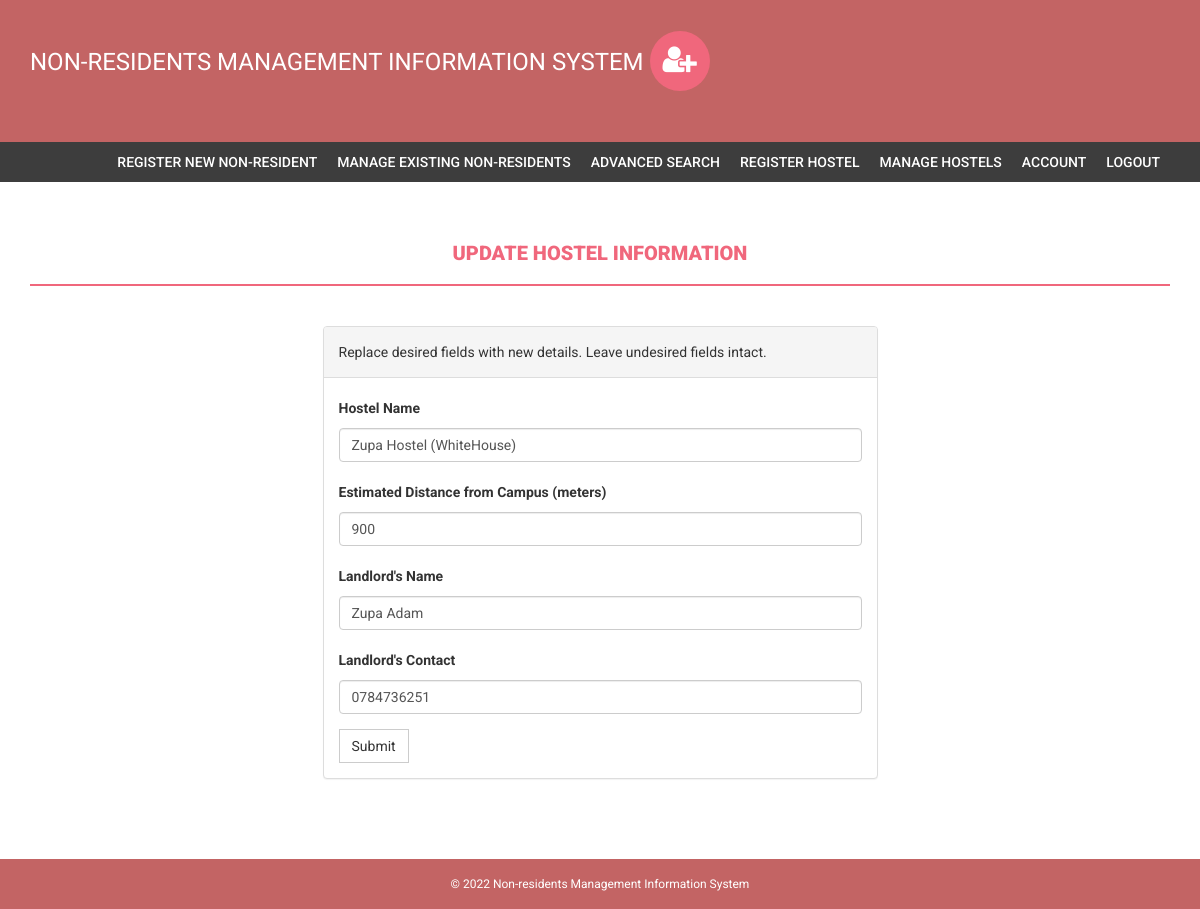
Screenshot of /entrant/edit-hostel.php?id=1 (signed in) with the database file from the repository.
### tables this page shows
CREATE TABLE `hostels` (
  `id` int(11) NOT NULL,
  `hostel` varchar(150) NOT NULL,
  `EstimatedDistance` int(15) NOT NULL,
  `landlord` varchar(150) NOT NULL,
  `Tel` varchar(15) NOT NULL
);

### entrant/edit-hostel.php (the view, shortened to what this page needs)
<?php
if(strlen($_SESSION['alogin'])==0)
{
header('location:index.php');
}
else{
$uid = $_GET['id'];
?>
<!DOCTYPE html>
<html xmlns="http://www.w3.org/1999/xhtml">
<head>
<link href="assets/css/bootstrap.css" rel="stylesheet" />
<link href="assets/css/font-awesome.css" rel="stylesheet" />
<link href="assets/css/style.css" rel="stylesheet" />
</head>
<body>
<?php include('includes/header.php');?>
<?php if($_SESSION['alogin']!="")
{
include('includes/menubar.php');
}
?>
<div class="content-wrapper">
<div class="container">
<div class="row">
<div class="col-md-12">
<h1 class="page-head-line">Update Hostel Information  </h1>
</div>
</div>
<div class="row" >
<div class="col-md-3"></div>
<div class="col-md-6">
<div class="panel panel-default">
<div class="panel-heading">
Replace desired fields with new details. Leave undesired fields intact.
</div>
<div class="panel-body">
<form name="dept" method="post">
<?php
$sqlq="select * from hostels where id='$uid'";
$retn=mysqli_query($bd, $sqlq);
while($rows = mysqli_fetch_assoc($retn))
{
?>
<div class="form-group">
<label for="studentname">Hostel Name  </label>
<input type="text" class="form-control" id="hostel" name="hostel" value="<?php echo($rows['hostel']); ?>" required />
</div>
<div class="form-group">
<label for="studentname">Estimated Distance from Campus (meters)  </label>
<input type="text" class="form-control" id="ed" name="ed" value="<?php echo($rows['EstimatedDistance']); ?>" required />
</div>
<div class="form-group">
<label for="studentname">Landlord's Name  </label>
<input type="text" class="form-control" id="landl" name="landl" value="<?php echo($rows['landlord']); ?>" required />
</div>
<div class="form-group">
<label for="studentname">Landlord's Contact  </label>
<input type="tel" maxlength="10" class="form-control" id="tel" name="tel" value="<?php echo($rows['Tel']); ?>" required />
</div>
<button type="submit" name="submit" id="submit" class="btn btn-default">Submit</button>
</form>
</div>
</div>
</div>
</div>
</div>
</div>
<?php }} ?>
<?php include('includes/footer.php');?>
</body>
</html>

### entrant/assets/css/style.css (style rules this page uses)
body { font-family: 'Roboto', sans-serif; line-height: 30px; }
.content-wrapper { margin-top: 40px; min-height: 600px; padding-bottom: 60px; }
.page-head-line { font-weight: 900; padding-bottom: 20px; border-bottom: 2px solid #F0677C; text-transform: uppercase; color: #F0677C; font-size: 20px; margin-bottom: 40px; }
.btn { border-radius: 0px; -webkit-border-radius: 0px; -moz-border-radius: 0px; }

### entrant/includes/footer.php (style rules this page uses)
.col-md-12 { text-align: center; }

### rows the page displays
hostels: hostel "Zupa Hostel (WhiteHouse)", ed "900", landl "Zupa Adam", tel "0784736251"
